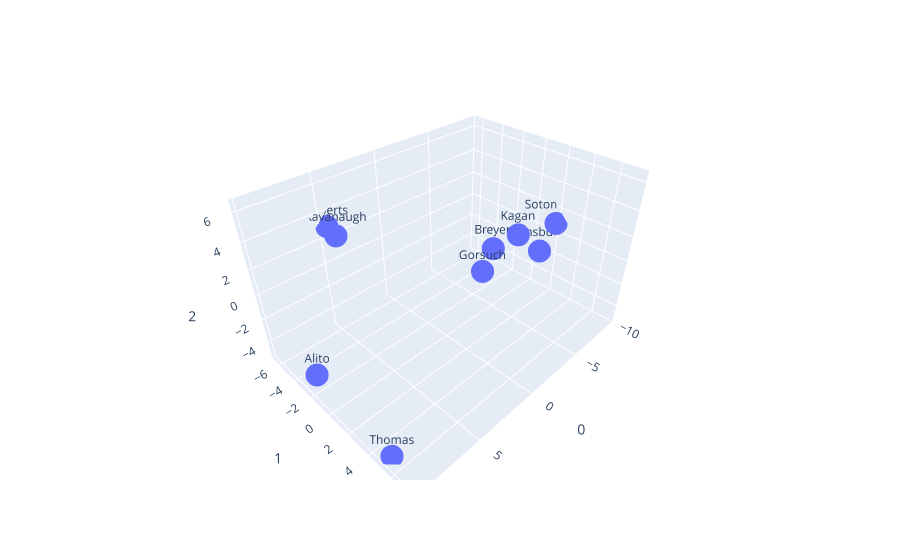

Notebook cell for this chart:
### Code cell
fig = px.scatter_3d(comps, x=0, y=1, z=2, text=comps.index)
fig.show()

### Figure 1 — Plotly figure (JSON) as saved in the notebook; plotly's stock layout.template omitted (floating-point values rounded to 4 significant figures)
{"data": [{"hovertemplate": "0=%{x}<br>1=%{y}<br>2=%{z}<br>index=%{text}<extra></extra>", "legendgroup": "", "marker": {"color": "#636efa", "symbol": "circle"}, "mode": "markers+text", "name": "", "scene": "scene", "showlegend": false, "text": ["Alito", "Breyer", "Ginsburg", "Gorsuch", "Kagan", "Kavanaugh", "Roberts", "Sotomayor", "Thomas"], "type": "scatter3d", "x": [9.643, -7.899, -8.747, 4.934, -7.506, 4.826, 4.695, -9.44, 9.495], "y": [-1.827, -2.551, 1.366, 7.377, 0.1249, -5.271, -6.466, 2.064, 5.184], "z": [-3.782, -2.698, -1.516, 6.444, -0.05414, 2.847, 2.992, 0.9445, -5.179]}], "layout": {"legend": {"tracegroupgap": 0}, "margin": {"t": 60}, "scene": {"domain": {"x": [0, 1], "y": [0, 1]}, "xaxis": {"title": {"text": "0"}}, "yaxis": {"title": {"text": "1"}}, "zaxis": {"title": {"text": "2"}}}}}
